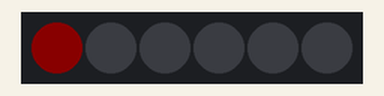
The sketch below on a simulated Arduino Uno, built with avr-gcc and run on an emulated ATmega328P. Parts: 6 RGB LEDs in strip order, left to right. Dim RGB values are drawn brighter than linear.

Above: at 0.1 s.
At 4.1 s:
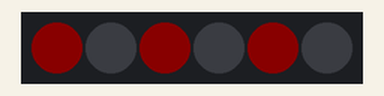
At 9.1 s:
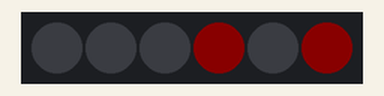
At 19.2 s:
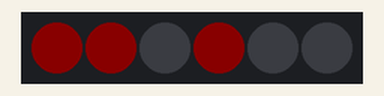
At 28.2 s:
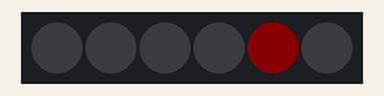
At 38.3 s:
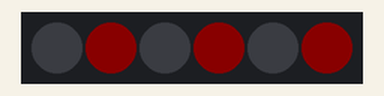
Timing chart, 0 to 40.0 s (numbered marks = the images above):
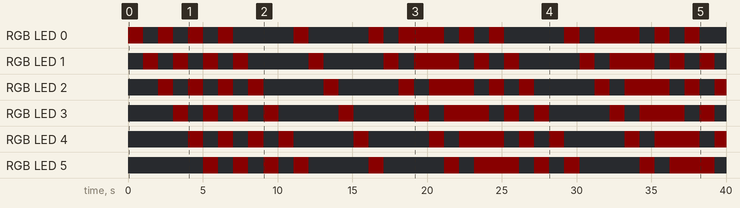

Measured:
- by itself, RGB LED 1: off → RGB(10, 0, 0) at 1.0 s, → off 1.0 s later, → RGB(10, 0, 0) 1.0 s later, → off 1.0 s later, … (26 changes in this stretch)
- by itself, RGB LED 2: off → RGB(10, 0, 0) at 2.0 s, → off 1.0 s later, → RGB(10, 0, 0) 1.0 s later, → off 1.0 s later, … (25 changes in this stretch)
- by itself, RGB LED 3: off → RGB(10, 0, 0) at 3.0 s, → off 1.0 s later, → RGB(10, 0, 0) 1.0 s later, → off 1.0 s later, … (24 changes in this stretch)
- by itself, RGB LED 4: off → RGB(10, 0, 0) at 4.0 s, → off 1.0 s later, → RGB(10, 0, 0) 1.0 s later, → off 1.0 s later, … (23 changes in this stretch)
- by itself, RGB LED 5: off → RGB(10, 0, 0) at 5.0 s, → off 1.0 s later, → RGB(10, 0, 0) 1.0 s later, → off 1.0 s later, … (22 changes in this stretch)
- by itself, RGB LED 0: off → RGB(10, 0, 0) at 0.01 s, → off 1.0 s later, → RGB(10, 0, 0) 1.0 s later, → off 1.0 s later, … (26 changes in this stretch)
- what the display in image 0 shows lasts 1.0 s, from 0.0 s to 1.0 s

The sketch:

MorseStuff.ino
```cpp
#include <Adafruit_NeoPixel.h>

// Which pin on the Arduino is connected to the NeoPixels?
// On a Trinket or Gemma we suggest changing this to 1:
#define LED_PIN    16

// How many NeoPixels are attached to the Arduino?
#define LED_COUNT 6

// Delay time in MS
#define SCRLDELAY 1000


char *letters[] = {
  // The letters A-Z in Morse code
  ".-", "-...", "-.-.", "-..", ".", "..-.", "--.", "....", "..",
  ".---", "-.-", ".-..", "--", "-.", "---", ".--.", "--.-", ".-.",
  "...", "-", "..-", "...-", ".--", "-..-", "-.--", "--.."
};

char *numbers[] = {
  // The numbers 0-9 in Morse code
  "-----", ".----", "..---", "...--", "....-", ".....", "-....",
  "--...", "---..", "----."
};


//internal shifting reg
bool Leds[LED_COUNT];


//ONLY LOWER CASE
char Text[] = "hello world";


// Declare our NeoPixel strip object:
Adafruit_NeoPixel strip(LED_COUNT, LED_PIN, NEO_GRB + NEO_KHZ800);


// setup() function -- runs once at startup --------------------------------

void setup()
{
  Serial.begin(115200);
  strip.begin();           // INITIALIZE NeoPixel strip object (REQUIRED)
  strip.show();            // Turn OFF all pixels ASAP
  strip.setBrightness(10); // Set BRIGHTNESS to about 1/5 (max = 255)

  //Init our led array
  for(int i=LED_COUNT-1; i>0; i--)
  {
    Leds[i]=false;
  }
}


void loop()
{
  for(int i = 0; i <strlen(Text); i++)
  {
    if (Text[i] >= 'a' && Text[i] <= 'z')
    {
        Morse(letters[Text[i] - 'a']);
    }
    else if (Text[i] >= '0' && Text[i] <= '9')
    {
        Morse(numbers[Text[i] - '0']);
    }
    else if (Text[i] == ' ')
    {
        // Put space between two words in a message...equal to seven dots
        EmptySpace(7);
     }

  }
  //Clear board after each line
  EmptySpace(LED_COUNT);
}


//print the char
void Morse(char *morse_code)
{
  // Read the dots and dashes and flash accordingly
  for(int i = 0; i <strlen(morse_code) ; i++)
  {
    flash_dot_or_dash(morse_code[i]);
  }
  //between letters add 3 empty spots
  EmptySpace(3);
}

//print the "Morse char"
void flash_dot_or_dash(char dot_or_dash)
{
  if (dot_or_dash == '.')
  { // If it is a dot
     ScrollLeds(true);
     delay(SCRLDELAY);
  }
  else
  { // Has to be a dash...equal to three dots
    ScrollLeds(true);
    delay(SCRLDELAY);
    ScrollLeds(true);
    delay(SCRLDELAY);
    ScrollLeds(true);
    delay(SCRLDELAY);
  }

  //beteen parts of letter One empty space
  EmptySpace(1);
}


//add X amount of empty spots
void EmptySpace(int Times)
{
  for(int i=1;i<=Times;i++)
  {
    ScrollLeds(false);
    delay(SCRLDELAY);
  }
}

//shift our internal reg with new state
void ScrollLeds(bool State)
{

  for(int i=strip.numPixels()-1; i>0; i--)
  {
    Leds[i]=Leds[i-1];
  }
  Leds[0]=State;
  SetLeds();
}


//set leds to reg
void SetLeds()
{
  for(int i=0; i<strip.numPixels(); i++)
  {
    strip.setPixelColor(i, strip.Color(Leds[i]? 255 : 0,   0,   0));
    delay(1);
  }
  strip.show();
}
```
